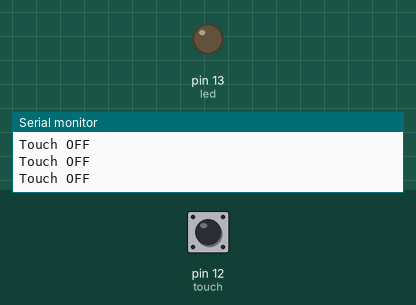
Recording of a sketch running on a simulated Arduino Uno, built with avr-gcc and run on an emulated ATmega328P. Parts: output pins drawn as LEDs (lit = HIGH), the last lines printed to the serial monitor. Dashed ring = blinking. The inputs (shaded band) are chosen by the test bench; at power-on: pin 12 (touch) LOW.

Above: at 1.2 s.
1.3 s: pin 12 (touch) pulled HIGH for 0.15 s
At 1.38 s:
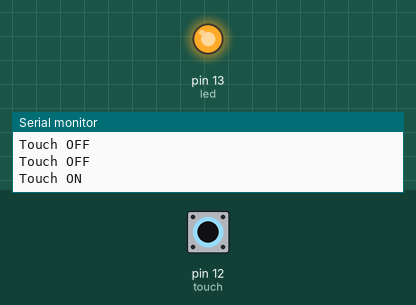
2.9 s: pin 12 (touch) pulled HIGH for 1 s
At 4.9 s:
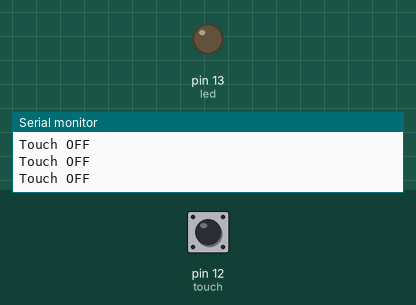
6.9 s: pin 12 (touch) pulled HIGH for 3.2 s
At 7.5 s:
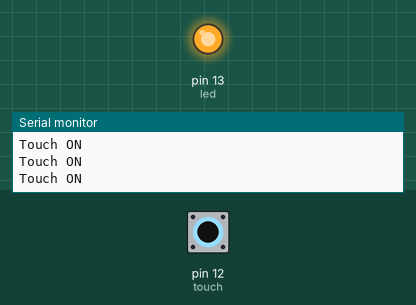
11.6 s: pin 12 (touch) pulsed HIGH 2 times (0.12 s each, 0.3 s apart)
At 11.96 s:
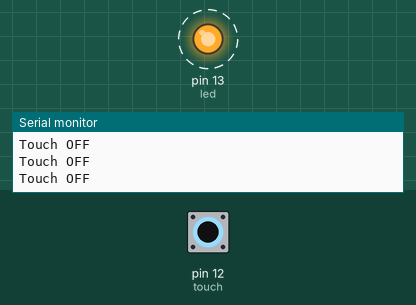
15.2 s: pin 12 (touch) pulsed HIGH 5 times (0.12 s each, 0.3 s apart)
At 17.4 s:
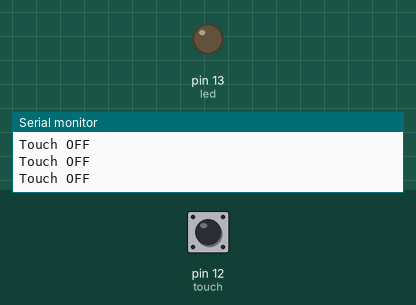
Timing chart, 0 to 18.9 s (numbered marks = the images above; inputs shaded):
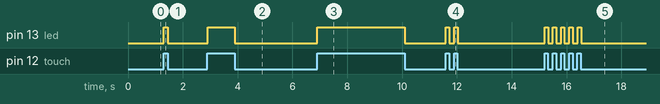

Measured:
- after the input at 1.3 s, pin 13 (led): LOW → HIGH at once, → LOW 0.15 s later
- after the input at 2.9 s, pin 13 (led): LOW → HIGH at once, → LOW 1.0 s later
- after the input at 6.9 s, pin 13 (led): LOW → HIGH at once, → LOW 3.2 s later
- after the input at 11.6 s, pin 13 (led): alternates HIGH for 0.12 s and LOW for 0.18 s, 4 changes in all, then stays LOW, starting at once
- after the input at 15.2 s, pin 13 (led): alternates HIGH for 0.12 s and LOW for 0.18 s, 10 changes in all, then stays LOW, starting at once

The sketch:

Touch.ino
```cpp
int led = 13;
int touch = 12;
void setup() {
  pinMode(touch, INPUT);
  pinMode(led, OUTPUT);
  Serial.begin(9600);
}

void loop() {
  int r = digitalRead(touch);
  if (r == HIGH) {
    digitalWrite(led, HIGH);
    Serial.println("Touch ON");
    //    delay(2000);
  } else {
    digitalWrite(led, LOW);
    Serial.println("Touch OFF");
  }
}
```
